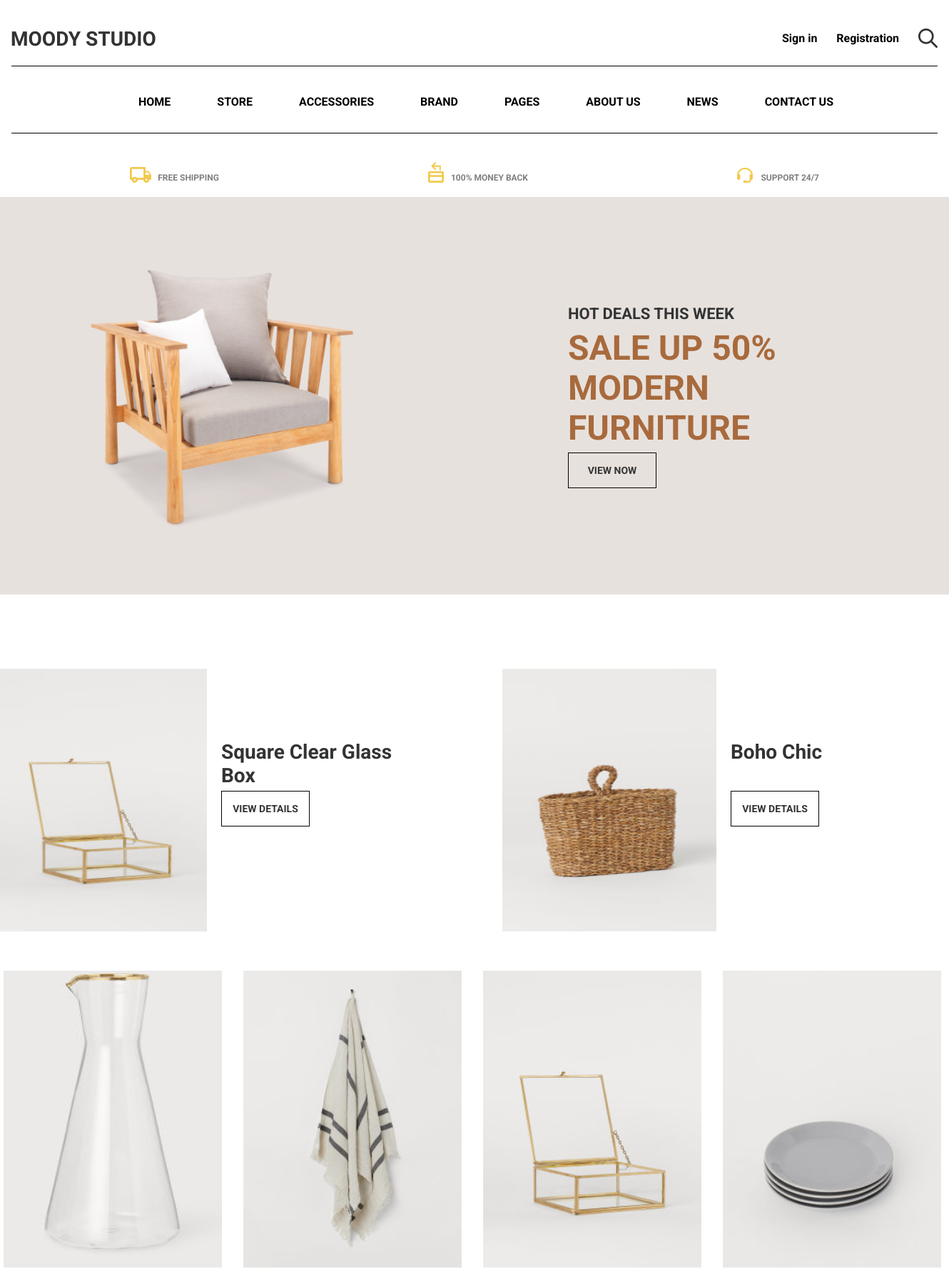
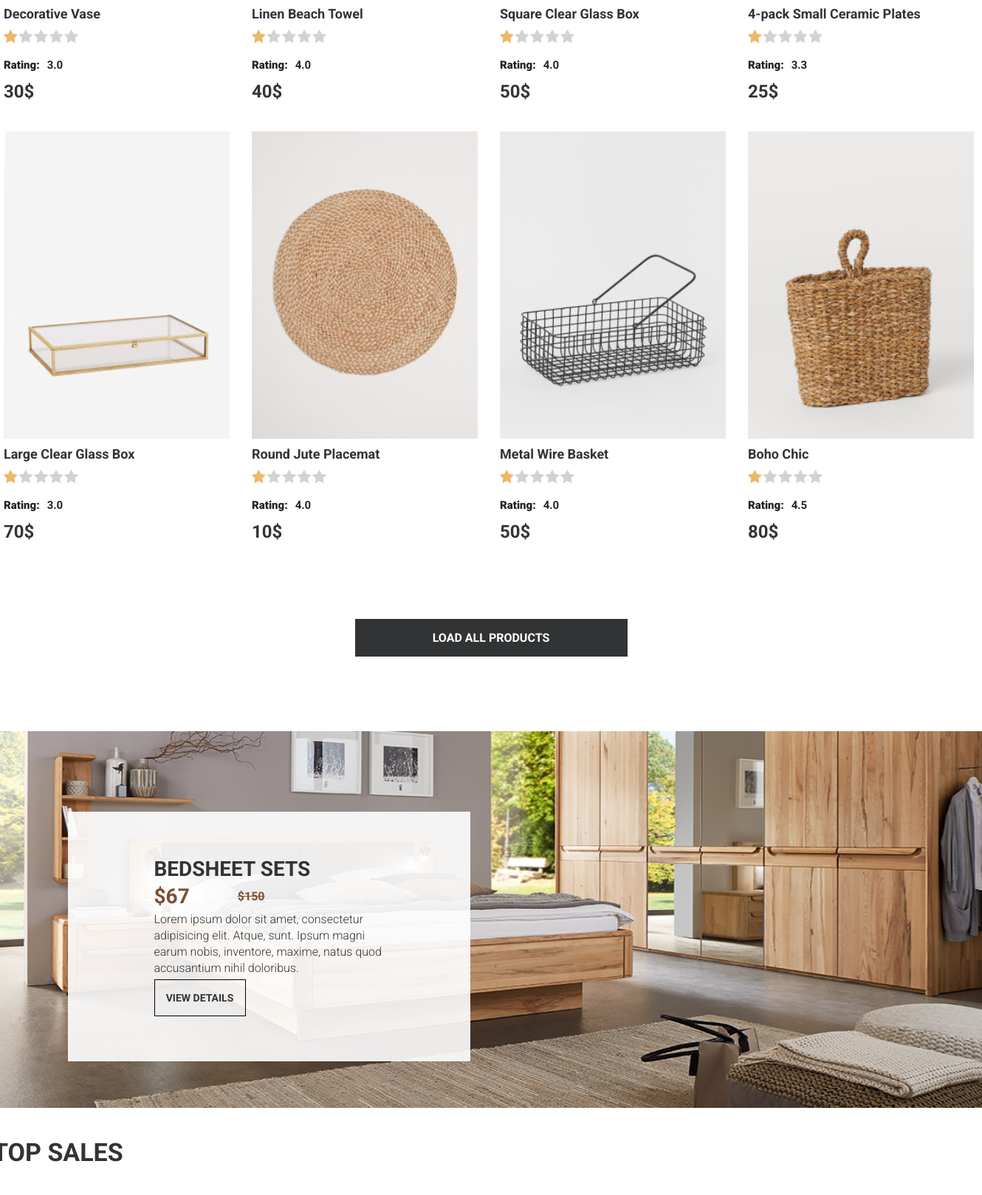
The page / (upper part) on the database its author committed (2 pictures, top to bottom).
### tables this page shows
CREATE TABLE `goods` (
  `id` int(11) NOT NULL,
  `title` varchar(255) NOT NULL,
  `price` int(11) NOT NULL,
  `image` varchar(255) NOT NULL,
  `count` int(11) NOT NULL,
  `catid` int(11) NOT NULL
);

CREATE TABLE `discountgoods` (
  `id` int(11) NOT NULL,
  `title` varchar(255) NOT NULL,
  `price` int(11) NOT NULL,
  `discount` int(11) NOT NULL,
  `text` varchar(255) NOT NULL,
  `image` varchar(255) NOT NULL
);

### include/showrating.php (the view, shortened to what this page needs)
<?php
include "include/DBconnect.php";
$query = "SELECT * FROM goods";
$result = mysqli_query($mysqli, $query);
while ($row = mysqli_fetch_array($result)) {
    $product_id = $row['id'];
    $name = $row['title'];
    $price = $row['price'];
    $img = $row['image'];
    $query = "SELECT ROUND(AVG(rating), 1) as numRating FROM rating WHERE product_id=" . $product_id;
    $avgresult = mysqli_query($mysqli, $query);
    $fetchAverage = mysqli_fetch_array($avgresult);
    $numRating = $fetchAverage['numRating'];
    if ($numRating <= 0) {
        $numRating = "Not ratings given.";
    }
    ?>
    <div class="section-shop-card">
        <img class="section-shop-img" src="./Img/<?php echo $img?>" alt="problem">
        <div class="section-shop-block">
            <div class="section-shop-title"><?php echo $name?></div>
            <div class="section-shop-rating-wrapper">
                <strong class="section-shop-rating-text">Rating:</strong> <span id='numeric_rating_<?php echo $product_id; ?>'>
                    <?php echo $numRating; ?>
                </span>
            </div>
            <div class="section-shop-price"><?php echo $price; ?>$</div>
        </div>
    </div>
<?php } ?>

### index.php (shortened to what this page needs)
<?php
include('include/DBconnect.php');
?>
<!DOCTYPE html>
<html lang="en">
<head>
    <link rel="stylesheet" href="http://maxcdn.bootstrapcdn.com/font-awesome/latest/css/font-awesome.min.css">
    <link href="CSS/reset.css" rel="stylesheet">
    <link href="CSS/main.css" rel="stylesheet">
    <link href="CSS/swiper-bundle.min.css" rel="stylesheet">
    <link href="CSS/bootstrap.min.css" rel="stylesheet">
    <link href='./assets/jquery-bar-rating-master/dist/themes/fontawesome-stars.css' rel='stylesheet' type='text/css'>
</head>
<body>
    <?php include('include/nav.php')?>
    <header>
        <div class="header-container">
            <div class="header-upper">
                <div class="header-upper-wrapper header-upper-first">
                    <img src="./Img/Vector car.png" alt="problem">
                    <div class="header-upper-text">FREE SHIPPING</div>
                </div>
                <div class="header-upper-wrapper header-upper-second">
                    <img src="./Img/Vector card.png" alt="problem">
                    <div class="header-upper-text">100% MONEY BACK</div>
                </div>
                <div class="header-upper-wrapper header-upper-third">
                    <img src="./Img/Vector headset.png" alt="problem">
                    <div class="header-upper-text">SUPPORT 24/7</div>
                </div>
            </div>
            <div class="swiper-container header-slider">
                <div class="swiper-wrapper">
                    <div class="swiper-slide header-lower">
                        <div class="header-lower-wrapper">
                            <div class="header-lower-block">
                                <div class="header-lower-title">HOT DEALS THIS WEEK</div>
                                <div class="header-lower-text">SALE UP 50% MODERN FURNITURE</div>
                                <a class="header-lower-button" href="#">VIEW NOW</a>
                            </div>
                        </div>
                    </div>
                </div>
            </div>
        </div>
    </header>
    <section class="example">
        <div class="section-example-container">
            <?php
                $sql = "SELECT * FROM `goods` ORDER BY RAND() limit 2";
                $res = $mysqli -> query($sql);
                if ($res -> num_rows > 0) {
                    while ($resArticle = $res -> fetch_assoc()) {
            ?>
            <div class="section-example-wrapper">
                <img class="section-example-img" src="./Img/<?=$resArticle["image"]?>" alt="problem">
                <div class="section-example-block">
                    <div class="section-example-text"><?=$resArticle["title"]?></div>
                    <a class="section-example-button" href="single.php?id=<?php echo $product_id?>">VIEW DETAILS</a>
                </div>
            </div>
            <?php } } ?>
        </div>
    </section>
    <section class="section-shop">
        <div class="section-shop-container">
            <?php include "include/showrating.php"; ?>
        </div>
        <div class="section-rating-button">load all products</div>
    </section>
    <section>
        <div class="section-discount-container">
        <?php
            $sql = "SELECT * FROM `discountgoods` ORDER BY RAND() limit 1";
            $res = $mysqli -> query($sql);
            if ($res -> num_rows > 0) {
                while ($resArticle = $res -> fetch_assoc()) {
        ?>
            <img class="section-discount-img" src="./Img/<?=$resArticle["image"]?>" alt="problem">
            <div class="section-discount-block">
                <div class="section-discount-wrapper">
                    <div class="section-discount-title"><?=$resArticle["title"]?></div>
                    <div class="section-discount-price">
                        <div class="section-discount-newprice">$<?=$resArticle["discount"]?></div>
                        <div class="section-discount-oldprice">$<?=$resArticle["price"]?></div>
                    </div>
                    <div class="section-discount-description"><?=$resArticle["text"]?></div>
                    <a class="header-lower-button" href="#">VIEW DETAILS</a>
                </div>
            </div>
        <?php } } ?>
        </div>
    </section>
    <section>
        <div class="section-rating-container">
            <div class="section-rating-title">TOP SALES</div>
            <div class="section-rating-container-inner">
            </div>
        </div>
    </section>
</body>
</html>

### rows shown on the page
goods: image (picture), title "Square Clear Glass Box", numRating "4.0", price "50"
goods: image (picture), title "Boho Chic", numRating "4.5", price "80"
goods: image (picture), title "Decorative Vase", numRating "3.0", price "30"
goods: image (picture), title "Linen Beach Towel", numRating "4.0", price "40"
goods: image (picture), title "4-pack Small Ceramic Plates", numRating "3.3", price "25"
goods: image (picture), title "Large Clear Glass Box", numRating "3.0", price "70"
goods: image (picture), title "Round Jute Placemat", numRating "4.0", price "10"
goods: image (picture), title "Metal Wire Basket", numRating "4.0", price "50"
discountgoods: image (picture), title "BEDSHEET SETS", discount "67", price "150", text "Lorem ipsum dolor sit amet, consectetur adipisicing elit. Atque, sunt. Ipsum magni earum nobis, inventore, maxime, natus quod accusantium nihil doloribus."
